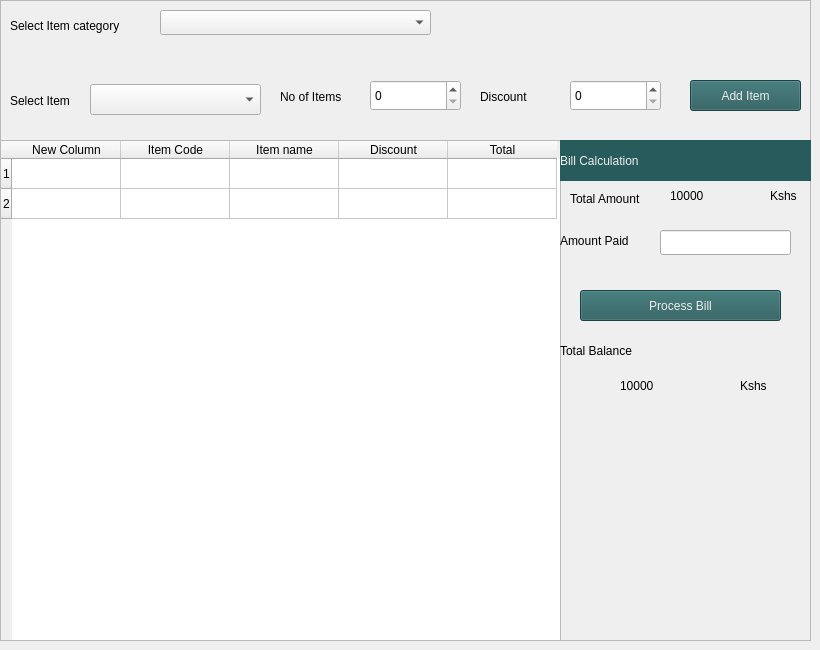
         <widget class="QWidget" name="tab_2">
          <attribute name="title">
           <string>Tab 2</string>
          </attribute>
          <widget class="QFrame" name="frame_2">
           <property name="geometry">
            <rect>
             <x>0</x>
             <y>0</y>
             <width>811</width>
             <height>641</height>
            </rect>
           </property>
           <property name="frameShape">
            <enum>QFrame::StyledPanel</enum>
           </property>
           <property name="frameShadow">
            <enum>QFrame::Raised</enum>
           </property>
           <widget class="QTableWidget" name="tableWidget_2">
            <property name="geometry">
             <rect>
              <x>0</x>
              <y>140</y>
              <width>561</width>
              <height>501</height>
             </rect>
            </property>
            <property name="rowCount">
             <number>2</number>
            </property>
            <property name="columnCount">
             <number>5</number>
            </property>
            <attribute name="horizontalHeaderDefaultSectionSize">
             <number>109</number>
            </attribute>
            <row/>
            <row/>
            <column>
             <property name="text">
              <string>New Column</string>
             </property>
            </column>
            <column>
             <property name="text">
              <string>Item Code</string>
             </property>
            </column>
            <column>
             <property name="text">
              <string>Item name</string>
             </property>
            </column>
            <column>
             <property name="text">
              <string>Discount</string>
             </property>
            </column>
            <column>
             <property name="text">
              <string>Total</string>
             </property>
            </column>
           </widget>
           <widget class="QLabel" name="label">
            <property name="geometry">
             <rect>
              <x>10</x>
              <y>10</y>
              <width>151</width>
              <height>31</height>
             </rect>
            </property>
            <property name="text">
             <string>Select Item category</string>
            </property>
           </widget>
           <widget class="QComboBox" name="comboBox_2">
            <property name="geometry">
             <rect>
              <x>160</x>
              <y>10</y>
              <width>271</width>
              <height>25</height>
             </rect>
            </property>
           </widget>
           <widget class="QLabel" name="label_2">
            <property name="geometry">
             <rect>
              <x>10</x>
              <y>90</y>
              <width>91</width>
              <height>21</height>
             </rect>
            </property>
            <property name="text">
             <string>Select Item</string>
            </property>
           </widget>
           <widget class="QComboBox" name="comboBox_3">
            <property name="geometry">
             <rect>
              <x>90</x>
              <y>84</y>
              <width>171</width>
              <height>31</height>
             </rect>
            </property>
           </widget>
           <widget class="QLabel" name="label_6">
            <property name="geometry">
             <rect>
              <x>280</x>
              <y>87</y>
              <width>91</width>
              <height>20</height>
             </rect>
            </property>
            <property name="text">
             <string>No of Items</string>
            </property>
           </widget>
           <widget class="QSpinBox" name="spinBox">
            <property name="geometry">
             <rect>
              <x>370</x>
              <y>80</y>
              <width>91</width>
              <height>31</height>
             </rect>
            </property>
           </widget>
           <widget class="QPushButton" name="pushButton_7">
            <property name="geometry">
             <rect>
              <x>690</x>
              <y>80</y>
              <width>111</width>
              <height>31</height>
             </rect>
            </property>
            <property name="styleSheet">
             <string notr="true">background-color:  	rgb(39, 91, 92) ;
color: rgb(238, 238, 236);</string>
            </property>
            <property name="text">
             <string>Add Item</string>
            </property>
           </widget>
           <widget class="QLabel" name="label_7">
            <property name="geometry">
             <rect>
              <x>480</x>
              <y>87</y>
              <width>91</width>
              <height>20</height>
             </rect>
            </property>
            <property name="text">
             <string>Discount</string>
            </property>
           </widget>
           <widget class="QSpinBox" name="spinBox_2">
            <property name="geometry">
             <rect>
              <x>570</x>
              <y>80</y>
              <width>91</width>
              <height>31</height>
             </rect>
            </property>
           </widget>
           <widget class="QLabel" name="label_8">
            <property name="geometry">
             <rect>
              <x>560</x>
              <y>140</y>
              <width>251</width>
              <height>41</height>
             </rect>
            </property>
            <property name="styleSheet">
             <string notr="true">background-color:  	rgb(39, 91, 92) ;
font: 22pt &quot;Ubuntu&quot;;
color: rgb(238, 238, 236);</string>
            </property>
            <property name="text">
             <string>Bill Calculation</string>
            </property>
           </widget>
           <widget class="QLabel" name="label_9">
            <property name="geometry">
             <rect>
              <x>570</x>
              <y>190</y>
              <width>101</width>
              <height>17</height>
             </rect>
            </property>
            <property name="text">
             <string>Total Amount</string>
            </property>
           </widget>
           <widget class="QLabel" name="label_10">
            <property name="geometry">
             <rect>
              <x>560</x>
              <y>230</y>
              <width>101</width>
              <height>21</height>
             </rect>
            </property>
            <property name="text">
             <string>Amount Paid</string>
            </property>
           </widget>
           <widget class="QLabel" name="label_11">
            <property name="geometry">
             <rect>
              <x>670</x>
              <y>180</y>
              <width>101</width>
              <height>31</height>
             </rect>
            </property>
            <property name="styleSheet">
             <string notr="true">font: 16pt &quot;Ubuntu&quot;;</string>
            </property>
            <property name="text">
             <string>10000</string>
            </property>
           </widget>
           <widget class="QLabel" name="label_12">
            <property name="geometry">
             <rect>
              <x>770</x>
              <y>180</y>
              <width>31</width>
              <height>31</height>
             </rect>
            </property>
            <property name="text">
             <string>Kshs</string>
            </property>
           </widget>
           <widget class="QLineEdit" name="lineEdit">
            <property name="geometry">
             <rect>
              <x>660</x>
              <y>230</y>
              <width>131</width>
              <height>25</height>
             </rect>
            </property>
           </widget>
           <widget class="QPushButton" name="pushButton_8">
            <property name="geometry">
             <rect>
              <x>580</x>
              <y>290</y>
              <width>201</width>
              <height>31</height>
             </rect>
            </property>
            <property name="styleSheet">
             <string notr="true">background-color:  	rgb(39, 91, 92) ;
color: rgb(238, 238, 236);</string>
            </property>
            <property name="text">
             <string>Process Bill</string>
            </property>
           </widget>
           <widget class="QLabel" name="label_13">
            <property name="geometry">
             <rect>
              <x>620</x>
              <y>370</y>
              <width>101</width>
              <height>31</height>
             </rect>
            </property>
            <property name="styleSheet">
             <string notr="true">font: 16pt &quot;Ubuntu&quot;;</string>
            </property>
            <property name="text">
             <string>10000</string>
            </property>
           </widget>
           <widget class="QLabel" name="label_14">
            <property name="geometry">
             <rect>
              <x>740</x>
              <y>370</y>
              <width>31</width>
              <height>31</height>
             </rect>
            </property>
            <property name="text">
             <string>Kshs</string>
            </property>
           </widget>
           <widget class="QLabel" name="label_15">
            <property name="geometry">
             <rect>
              <x>560</x>
              <y>330</y>
              <width>131</width>
              <height>41</height>
             </rect>
            </property>
            <property name="styleSheet">
             <string notr="true">font: 16pt &quot;Ubuntu&quot;;</string>
            </property>
            <property name="text">
             <string>Total Balance</string>
            </property>
           </widget>
          </widget>
         </widget>
